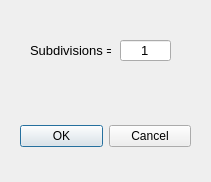
<?xml version="1.0" encoding="UTF-8"?>
<ui version="4.0">
 <class>MeshBoundary</class>
 <widget class="QDialog" name="MeshBoundary">
  <property name="enabled">
   <bool>true</bool>
  </property>
  <property name="geometry">
   <rect>
    <x>0</x>
    <y>0</y>
    <width>211</width>
    <height>182</height>
   </rect>
  </property>
  <property name="sizePolicy">
   <sizepolicy hsizetype="Fixed" vsizetype="Fixed">
    <horstretch>0</horstretch>
    <verstretch>0</verstretch>
   </sizepolicy>
  </property>
  <property name="minimumSize">
   <size>
    <width>211</width>
    <height>182</height>
   </size>
  </property>
  <property name="maximumSize">
   <size>
    <width>211</width>
    <height>182</height>
   </size>
  </property>
  <property name="windowTitle">
   <string>Boundary Meshing</string>
  </property>
  <property name="sizeGripEnabled">
   <bool>false</bool>
  </property>
  <widget class="QWidget" name="layoutWidget">
   <property name="geometry">
    <rect>
     <x>20</x>
     <y>120</y>
     <width>171</width>
     <height>33</height>
    </rect>
   </property>
   <layout class="QHBoxLayout">
    <property name="spacing">
     <number>6</number>
    </property>
    <property name="leftMargin">
     <number>0</number>
    </property>
    <property name="topMargin">
     <number>0</number>
    </property>
    <property name="rightMargin">
     <number>0</number>
    </property>
    <property name="bottomMargin">
     <number>0</number>
    </property>
    <item>
     <widget class="QPushButton" name="buttonOK">
      <property name="text">
       <string>OK</string>
      </property>
     </widget>
    </item>
    <item>
     <widget class="QPushButton" name="buttonCancel">
      <property name="text">
       <string>Cancel</string>
      </property>
     </widget>
    </item>
   </layout>
  </widget>
  <widget class="QLineEdit" name="lineEditNumSubdiv">
   <property name="geometry">
    <rect>
     <x>120</x>
     <y>40</y>
     <width>51</width>
     <height>21</height>
    </rect>
   </property>
   <property name="font">
    <font>
     <pointsize>10</pointsize>
    </font>
   </property>
   <property name="accessibleName">
    <string/>
   </property>
   <property name="text">
    <string>1</string>
   </property>
   <property name="alignment">
    <set>Qt::AlignCenter</set>
   </property>
  </widget>
  <widget class="QLabel" name="labelSubdiv">
   <property name="geometry">
    <rect>
     <x>30</x>
     <y>40</y>
     <width>81</width>
     <height>21</height>
    </rect>
   </property>
   <property name="font">
    <font>
     <pointsize>10</pointsize>
    </font>
   </property>
   <property name="text">
    <string>Subdivisions =</string>
   </property>
  </widget>
 </widget>
 <resources/>
 <connections>
  <connection>
   <sender>buttonOK</sender>
   <signal>clicked()</signal>
   <receiver>MeshBoundary</receiver>
   <slot>accept()</slot>
   <hints>
    <hint type="sourcelabel">
     <x>278</x>
     <y>253</y>
    </hint>
    <hint type="destinationlabel">
     <x>96</x>
     <y>254</y>
    </hint>
   </hints>
  </connection>
  <connection>
   <sender>buttonCancel</sender>
   <signal>clicked()</signal>
   <receiver>MeshBoundary</receiver>
   <slot>reject()</slot>
   <hints>
    <hint type="sourcelabel">
     <x>369</x>
     <y>253</y>
    </hint>
    <hint type="destinationlabel">
     <x>179</x>
     <y>282</y>
    </hint>
   </hints>
  </connection>
 </connections>
</ui>
